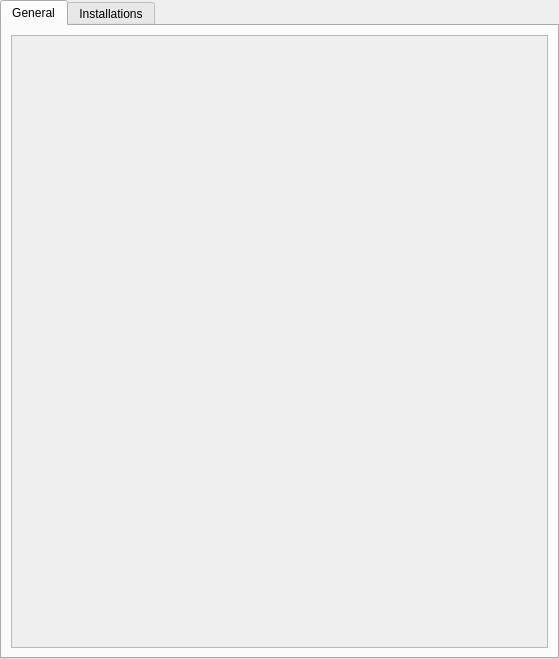
<?xml version="1.0" encoding="UTF-8"?>
<ui version="4.0">
 <class>JavaPage</class>
 <widget class="QWidget" name="JavaPage">
  <property name="geometry">
   <rect>
    <x>0</x>
    <y>0</y>
    <width>559</width>
    <height>659</height>
   </rect>
  </property>
  <property name="sizePolicy">
   <sizepolicy hsizetype="MinimumExpanding" vsizetype="MinimumExpanding">
    <horstretch>0</horstretch>
    <verstretch>0</verstretch>
   </sizepolicy>
  </property>
  <layout class="QVBoxLayout" name="verticalLayout">
   <property name="leftMargin">
    <number>0</number>
   </property>
   <property name="topMargin">
    <number>0</number>
   </property>
   <property name="rightMargin">
    <number>0</number>
   </property>
   <property name="bottomMargin">
    <number>0</number>
   </property>
   <item>
    <widget class="QTabWidget" name="tabWidget">
     <property name="currentIndex">
      <number>0</number>
     </property>
     <widget class="QWidget" name="general">
      <attribute name="title">
       <string notr="true">General</string>
      </attribute>
      <layout class="QVBoxLayout" name="verticalLayout_2">
       <item>
        <widget class="QScrollArea" name="generalScrollArea">
         <property name="widgetResizable">
          <bool>true</bool>
         </property>
         <widget class="QWidget" name="scrollAreaWidgetContents">
          <property name="geometry">
           <rect>
            <x>0</x>
            <y>0</y>
            <width>535</width>
            <height>606</height>
           </rect>
          </property>
          <layout class="QVBoxLayout" name="verticalLayout_4">
           <property name="leftMargin">
            <number>0</number>
           </property>
           <property name="topMargin">
            <number>0</number>
           </property>
           <property name="rightMargin">
            <number>0</number>
           </property>
           <property name="bottomMargin">
            <number>0</number>
           </property>
           <item>
            <widget class="JavaSettingsWidget" name="javaSettings" native="true"/>
           </item>
          </layout>
         </widget>
        </widget>
       </item>
      </layout>
     </widget>
     <widget class="QWidget" name="management">
      <attribute name="title">
       <string>Installations</string>
      </attribute>
      <layout class="QVBoxLayout" name="verticalLayout_3">
       <item>
        <layout class="QHBoxLayout" name="horizontalLayout">
         <item>
          <widget class="QPushButton" name="downloadJavaButton">
           <property name="text">
            <string>Download</string>
           </property>
          </widget>
         </item>
         <item>
          <widget class="QPushButton" name="removeJavaButton">
           <property name="text">
            <string>Remove</string>
           </property>
          </widget>
         </item>
         <item>
          <spacer name="horizontalSpacer">
           <property name="orientation">
            <enum>Qt::Horizontal</enum>
           </property>
           <property name="sizeHint" stdset="0">
            <size>
             <width>40</width>
             <height>20</height>
            </size>
           </property>
          </spacer>
         </item>
         <item>
          <widget class="QPushButton" name="refreshJavaButton">
           <property name="text">
            <string>Refresh</string>
           </property>
          </widget>
         </item>
        </layout>
       </item>
       <item>
        <widget class="VersionSelectWidget" name="managedJavaList" native="true">
         <property name="sizePolicy">
          <sizepolicy hsizetype="Expanding" vsizetype="Expanding">
           <horstretch>0</horstretch>
           <verstretch>0</verstretch>
          </sizepolicy>
         </property>
        </widget>
       </item>
      </layout>
     </widget>
    </widget>
   </item>
  </layout>
 </widget>
 <customwidgets>
  <customwidget>
   <class>VersionSelectWidget</class>
   <extends>QWidget</extends>
   <header>ui/widgets/VersionSelectWidget.h</header>
   <container>1</container>
  </customwidget>
  <customwidget>
   <class>JavaSettingsWidget</class>
   <extends>QWidget</extends>
   <header>ui/widgets/JavaSettingsWidget.h</header>
   <container>1</container>
  </customwidget>
 </customwidgets>
 <resources/>
 <connections/>
</ui>
